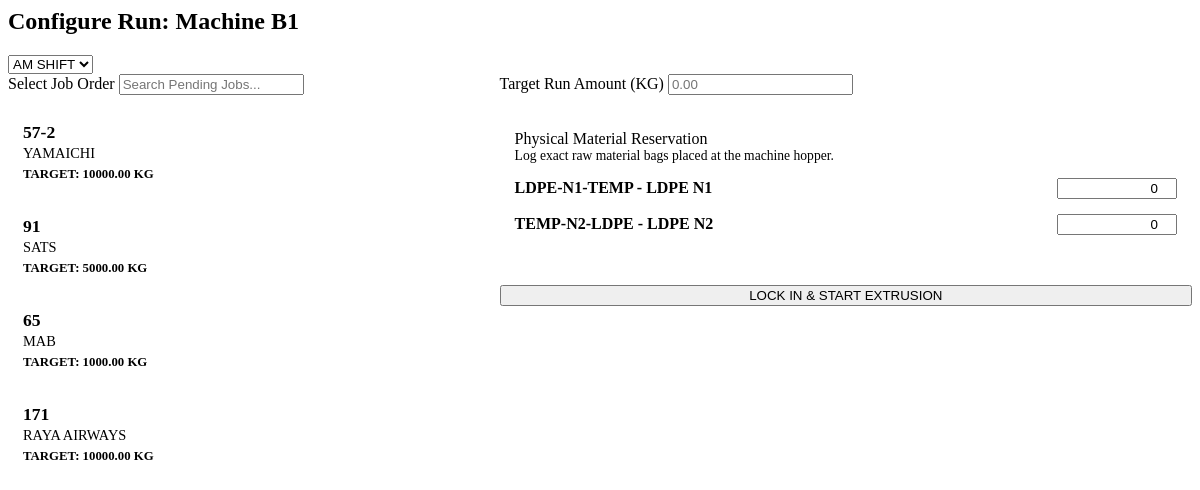
/stop-session/1/, run on the app's committed database.
### production/models.py (models this page shows, shortened)
class ExtrusionSession(models.Model):
    job_order = models.ForeignKey(JobOrder, on_delete=models.CASCADE, related_name='extrusion_sessions')
    machine_no = models.CharField(max_length=10)
    shift = models.CharField(max_length=10, choices=[('AM', 'Morning'), ('PM', 'Night')])
    operator_name = models.CharField(max_length=50, default="Extrusion Op")
    target_amount_kg = models.DecimalField(max_digits=10, decimal_places=2)
    status = models.CharField(max_length=20, default='ACTIVE', choices=[('ACTIVE', 'Active'), ('COMPLETED', 'Completed')])
    start_time = models.DateTimeField(auto_now_add=True)
    end_time = models.DateTimeField(null=True, blank=True)
    total_output_kg = models.DecimalField(max_digits=10, decimal_places=2, default=0)
    total_wastage_kg = models.DecimalField(max_digits=10, decimal_places=2, default=0)
    def stop_session(self):
        if self.status != 'ACTIVE':
            return

class JobOrder(models.Model):
    jo_number = models.CharField(max_length=20, unique=True)
    customer = models.CharField(max_length=100)
    po_number = models.CharField(max_length=50, blank=True, default="-")
    target_delivery_date = models.DateField(null=True, blank=True)
    product_dimension = models.CharField(max_length=100, default="", help_text="e.g., 230 x 240 x 0.03")
    recipe = models.ForeignKey(Recipe, on_delete=models.SET_NULL, null=True, blank=True)
    printing_required = models.BooleanField(default=False)
    sealing_required = models.BooleanField(default=False)
    slitting_required = models.BooleanField(default=False)
    remarks = models.TextField(blank=True, default="-")
    wastage_buffer_percent = models.DecimalField(max_digits=5, decimal_places=2, default=10.00)
    order_quantity_kg = models.DecimalField(max_digits=10, decimal_places=2)
    total_est_material_kg = models.DecimalField(max_digits=10, decimal_places=2, editable=False, default=0)
    total_extruded_kg = models.DecimalField(max_digits=10, decimal_places=2, default=0)
    total_cut_kg = models.DecimalField(max_digits=10, decimal_places=2, default=0)
    total_packed_kg = models.DecimalField(max_digits=10, decimal_places=2, default=0)
    total_shipped_kg = models.DecimalField(max_digits=10, decimal_places=2, default=0)
    is_completed = models.BooleanField(default=False, help_text="Mark as true when the entire order is finished.")

class RawMaterial(models.Model):
    material_id = models.CharField(max_length=50, unique=True)
    name = models.CharField(max_length=100)
    current_stock_kg = models.DecimalField(max_digits=10, decimal_places=2, default=0)
    reorder_point_kg = models.DecimalField(max_digits=10, decimal_places=2, default=100)

### production/views.py (the view)
# urls.py: path('stop-session/<int:session_id>/', views.stop_extrusion_session, name='stop_session'),
def stop_extrusion_session(request, session_id):
    session = get_object_or_404(ExtrusionSession, id=session_id)
    session.stop_session()
    return load_machine_state(request, session.machine_no)

### production/views.py (called while the page is built)
def load_machine_state(request, machine_no=None):
    if not machine_no:
        machine_no = request.GET.get('machine_no')
    if not machine_no:
        return HttpResponse("<p style='color: var(--text-muted); font-weight: bold; text-transform: uppercase;'>Awaiting Machine Selection...</p>")
    active_session = ExtrusionSession.objects.filter(machine_no=machine_no, status='ACTIVE').first()
    if active_session:
        return render(request, 'production/partials/active_run_ui.html', {'session': active_session})
    else:
        job_orders = JobOrder.objects.filter(is_completed=False, order_quantity_kg__gt=0).order_by('-id')[:20]
        raw_materials = RawMaterial.objects.all()
        return render(request, 'production/partials/start_session_ui.html', {
            'machine_no': machine_no,
            'job_orders': job_orders,
            'raw_materials': raw_materials
        })

### production/templates/production/partials/start_session_ui.html (shortened to what this page needs)
<form hx-post="/start-session/" hx-target="#machine-workspace" style="width: 100%;">
    <div class="panel-header">
        <h2 style="color: var(--action-blue);">Configure Run: Machine {{ machine_no }}</h2>
        <select name="shift" required style="width: auto;">
            <option value="AM">AM SHIFT</option>
        </select>
    </div>
    <div style="display: grid; grid-template-columns: 1fr 1.5fr; gap: 30px;">
        <div style="border-right: 2px solid var(--border-soft); padding-right: 30px;">
            <label class="input-label">Select Job Order</label>
            <input type="text" name="q" placeholder="Search Pending Jobs..."
                   hx-get="/search-jobs/?dept=extrusion"
                   hx-target="#extrusion-jo-list"
                   hx-trigger="keyup changed delay:300ms"
                   style="margin-bottom: 15px;">
            <div id="extrusion-jo-list">
                {% include 'production/partials/job_radio_list.html' %}
            </div>
        </div>
        <div>
            <div style="margin-bottom: 20px;">
                <label class="input-label">Target Run Amount (KG)</label>
                <input type="number" name="target_amount" required placeholder="0.00" class="text-mono" step="0.01">
            </div>
            <div style="background: var(--surface-alt); padding: 15px; border: 1px solid var(--border-soft); border-radius: var(--radius);">
                <label class="input-label">Physical Material Reservation</label>
                <p style="font-size: 0.85rem; color: var(--text-muted); margin-top: 0;">Log exact raw material bags placed at the machine hopper.</p>
                {% for mat in raw_materials %}
                <div style="display: flex; align-items: center; justify-content: space-between; margin-bottom: 10px; border-bottom: 1px dashed var(--border-soft); padding-bottom: 5px;">
                    <span style="font-weight: 600; color: var(--text-primary);">{{ mat.material_id }} - {{ mat.name }}</span>
                    <input type="number" name="reserved_amounts" value="0" style="width: 120px; text-align: right;" step="0.01" min="0" class="text-mono">
                </div>
                {% endfor %}
            </div>
            <button type="submit" class="btn btn-success" style="width: 100%; margin-top: 20px;">
                LOCK IN & START EXTRUSION
            </button>
        </div>
    </div>
</form>

### production/templates/production/partials/job_radio_list.html (shortened to what this page needs)
<div style="max-height: 400px; overflow-y: auto; padding-right: 10px;">
    {% for jo in job_orders %}
    <div>
        <label for="jo_{{ jo.id }}" class="radio-label">
            <div style="font-weight: bold; font-size: 1.1rem; color: var(--text-primary);">{{ jo.jo_number }}</div>
            <div style="color: var(--text-muted); font-size: 0.9rem; margin-top: 2px;">{{ jo.customer }}</div>
            <div class="text-mono" style="font-size: 0.8rem; color: var(--action-blue); margin-top: 5px; font-weight: bold;">
                TARGET: {{ jo.order_quantity_kg }} KG
            </div>
        </label>
    </div>
    {% empty %}
    <div style="padding: 15px; text-align: center; color: var(--text-muted); font-style: italic;">
        No pending jobs found.
    </div>
    {% endfor %}
</div>

### production/templates/production/partials/job_radio_list.html (style rules this page uses)
.radio-label { display: block; padding: 12px 15px; margin-bottom: 10px; cursor: pointer; transition: 0.1s; background-color: var(--surface); border: 2px solid var(--border-soft); border-radius: var(--radius); }

### data on the page
ExtrusionSession: machine_no "B1"
JobOrder: jo_number "57-2", customer "YAMAICHI", order_quantity_kg "10000.00"
JobOrder: jo_number "91", customer "SATS", order_quantity_kg "5000.00"
JobOrder: jo_number "65", customer "MAB", order_quantity_kg "1000.00"
JobOrder: jo_number "171", customer "RAYA AIRWAYS", order_quantity_kg "10000.00"
RawMaterial: material_id "LDPE-N1-TEMP", name "LDPE N1"
RawMaterial: material_id "TEMP-N2-LDPE", name "LDPE N2"
